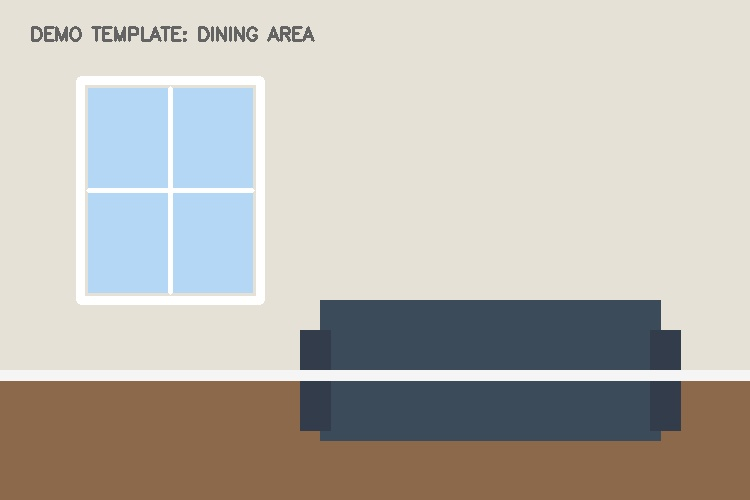
#> input picture data/sample_rooms/cozy_dining_room.jpg, 750 x 500 px
$ python -i colour_assistant.py   (imports and definitions only)
#> lines starting #> are read from the running program, lines starting #| are printed output that depends on the picture; after the words box and inside, x2 and y2 are one past the last pixel; in counts of white or black regions, pixels touching at a corner belong together
#> further down, picture is the input picture: shape (500, 750, 3); mean B, G, R 176.8, 183.8, 187.4
"""
AI Room Colour Assistant & Visual Recolouring Engine (Layer 6)
Supports:
1. Natural Language Room & Mood Query Matching
2. Delta-E / Euclidean Color Distance Matching to Paint Catalog
3. Real-Time Stock Status Check & Nearest In-Stock Alternatives
4. Room Photo Wall Segmentation (preserving furniture & windows)
5. Photorealistic Wall Recolouring with Natural Shadow/Lighting Preservation
"""
import cv2
import json
import math
import numpy as np
import pandas as pd
from PIL import Image
from pathlib import Path
from typing import List, Dict, Any, Tuple, Optional
from src.config import DB_PATH, SHADES_CATALOG_PATH, SAMPLE_ROOMS_DIR
import sqlite3

# [5 lines left out: function hex_to_rgb, not called in this run]

def rgb_to_hex(r: int, g: int, b: int) -> str:
    return f"#{r:02x}{g:02x}{b:02x}".upper()

# [132 lines left out: functions color_distance_lab, search_shades_by_query, find_nearest_shades_by_hex, enrich_shades_with_stock, get_in_stock_alternatives, not called in this run]

# --- Room Photo Wall Segmentation & Visual Recolouring ---

def segment_wall_mask(image_bgr: np.ndarray) -> np.ndarray:
    """
    Segments wall surfaces from a room photo:
    - Filters out floor (lower region with different texture/color)
    - Detects large planar regions via bilateral filtering, adaptive thresholding, and morphological operations
    - Protects high-contrast furniture/decor boundaries
    """
    h, w = image_bgr.shape[:2]
#> h = 500; w = 750

    # Preprocessing: Bilateral filter preserves edges while smoothing wall textures
    filtered = cv2.bilateralFilter(image_bgr, 9, 75, 75)
    gray = cv2.cvtColor(filtered, cv2.COLOR_BGR2GRAY)
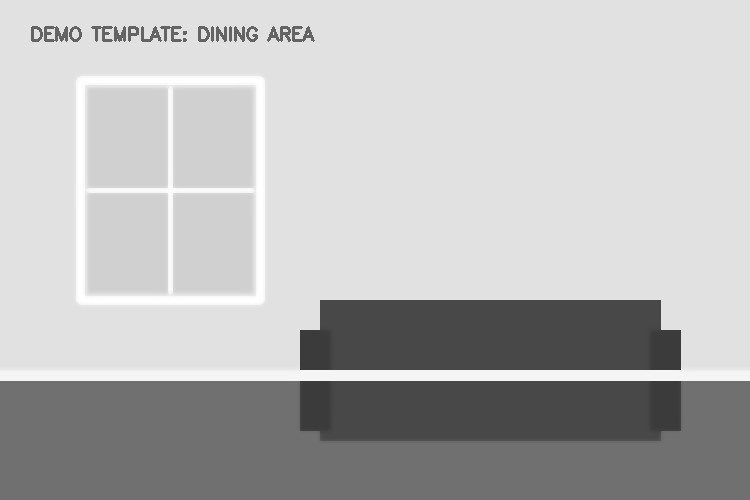
#> gray: shape (500, 750); min 59, max 255, mean 184.1

    # Edge detection to identify furniture and window borders
    edges = cv2.Canny(gray, 30, 100)
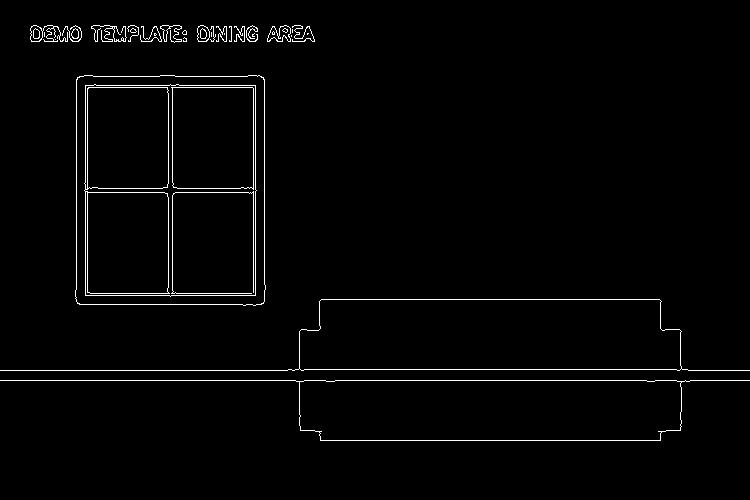
#> edges: shape (500, 750); 1.8% white in thin lines or dots, all inside (x1, y1, x2, y2) = (0, 25, 750, 441)
    kernel_edge = cv2.getStructuringElement(cv2.MORPH_RECT, (3, 3))
    edges_dilated = cv2.dilate(edges, kernel_edge, iterations=1)
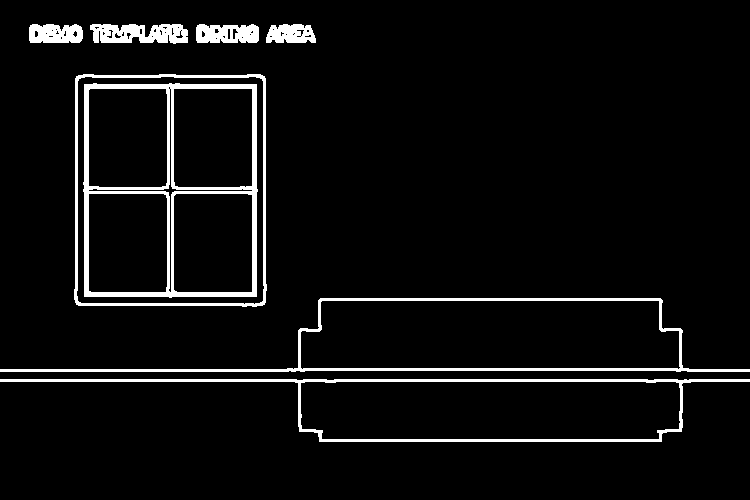
#> edges_dilated: shape (500, 750); 5.4% white; 8 white regions, largest, box (x1, y1, x2, y2) and area: (83, 83, 258, 298) 5960, (0, 298, 750, 372) 3833, (0, 379, 750, 442) 3784

    # Wall mask heuristic: Walls are predominantly in the upper 75% of the room,
    # relatively uniform in local variance compared to complex floor or textile patterns
    mask = np.zeros((h, w), dtype=np.uint8)

    # Upper-middle wall zone
    wall_region_y = int(h * 0.78)
#> wall_region_y = 390
    mask[:wall_region_y, :] = 255

    # Subtract floor area (bottom 22% usually rug/floor)
    mask[wall_region_y:, :] = 0

    # Subtract sharp edges (furniture outlines, picture frames, doors)
    mask[edges_dilated > 0] = 0

    # Smooth the mask to eliminate noise
    kernel_smooth = cv2.getStructuringElement(cv2.MORPH_ELLIPSE, (7, 7))
    mask = cv2.morphologyEx(mask, cv2.MORPH_CLOSE, kernel_smooth, iterations=2)
    mask = cv2.morphologyEx(mask, cv2.MORPH_OPEN, kernel_smooth, iterations=1)

    # Optional blur on mask edges for seamless paint blending
    mask_blurred = cv2.GaussianBlur(mask, (15, 15), 0)
    return mask_blurred

# [74 lines left out: functions recolor_room_wall, generate_sample_rooms, not called in this run]

>>> import cv2
>>> picture = cv2.imread('../data/sample_rooms/cozy_dining_room.jpg')
>>> result = segment_wall_mask(picture)
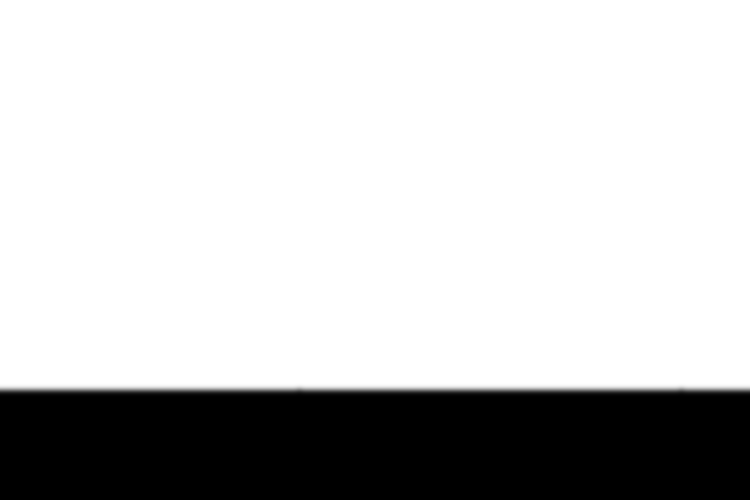
#> result: shape (500, 750); min 0, max 255, mean 198.9
